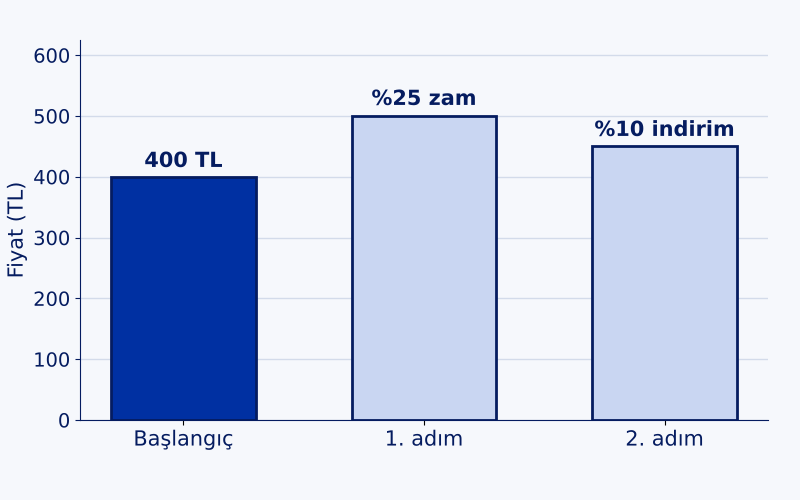

Write Python code to recreate this figure.
"""Teşhis DIAG-2026.1-19 şekli: 400 TL, önce %25 zam, sonra %10 indirim (çubuk grafik). seed=2026; deterministik.

Çalıştırma: python yuzde-grafik-19.py [çıktı.png]  (varsayılan: bu dosyanın yanındaki yuzde-grafik-19.png)
"""

import sys
from pathlib import Path

import matplotlib

matplotlib.use("Agg")
import matplotlib.pyplot as plt  # noqa: E402
import numpy as np  # noqa: E402

SEED = 2026
PAPER, NAVY, PRIMARY, TINT, GRID = "#f6f8fc", "#051c60", "#0030a2", "#c9d6f2", "#d3dbea"
BARS = [("Başlangıç", 400, "400 TL"), ("1. adım", 500, "%25 zam"), ("2. adım", 450, "%10 indirim")]


def build():
    np.random.seed(SEED)
    plt.rcParams.update({"font.family": "DejaVu Sans", "font.size": 15})
    fig = plt.figure(figsize=(8.0, 5.0), dpi=100, facecolor=PAPER)
    ax = fig.add_axes((0.1, 0.16, 0.86, 0.76))
    ax.set_facecolor(PAPER)
    values = [v for _, v, _ in BARS]
    rects = ax.bar(range(len(BARS)), values, color=[PRIMARY, TINT, TINT], edgecolor=NAVY, linewidth=2, width=0.6)
    for rect, (_, _, text) in zip(rects, BARS, strict=True):
        ax.text(rect.get_x() + rect.get_width() / 2, rect.get_height() * 1.02, text, ha="center", va="bottom",
                color=NAVY, fontsize=15, fontweight="bold")
    ax.set_xticks(range(len(BARS)), [label for label, _, _ in BARS], color=NAVY, fontsize=15)
    ax.set_ylim(0, max(values) * 1.25)
    ax.set_ylabel("Fiyat (TL)", color=NAVY, fontsize=15)
    ax.tick_params(axis="y", colors=NAVY, labelsize=14)
    for side in ("top", "right"):
        ax.spines[side].set_visible(False)
    for side in ("left", "bottom"):
        ax.spines[side].set_color(NAVY)
    ax.grid(axis="y", color=GRID, lw=1)
    ax.set_axisbelow(True)
    return fig


if __name__ == "__main__":
    out = Path(sys.argv[1]) if len(sys.argv) > 1 else Path(__file__).with_suffix(".png")
    build().savefig(out, dpi=100, facecolor=PAPER, metadata={"Software": None})
